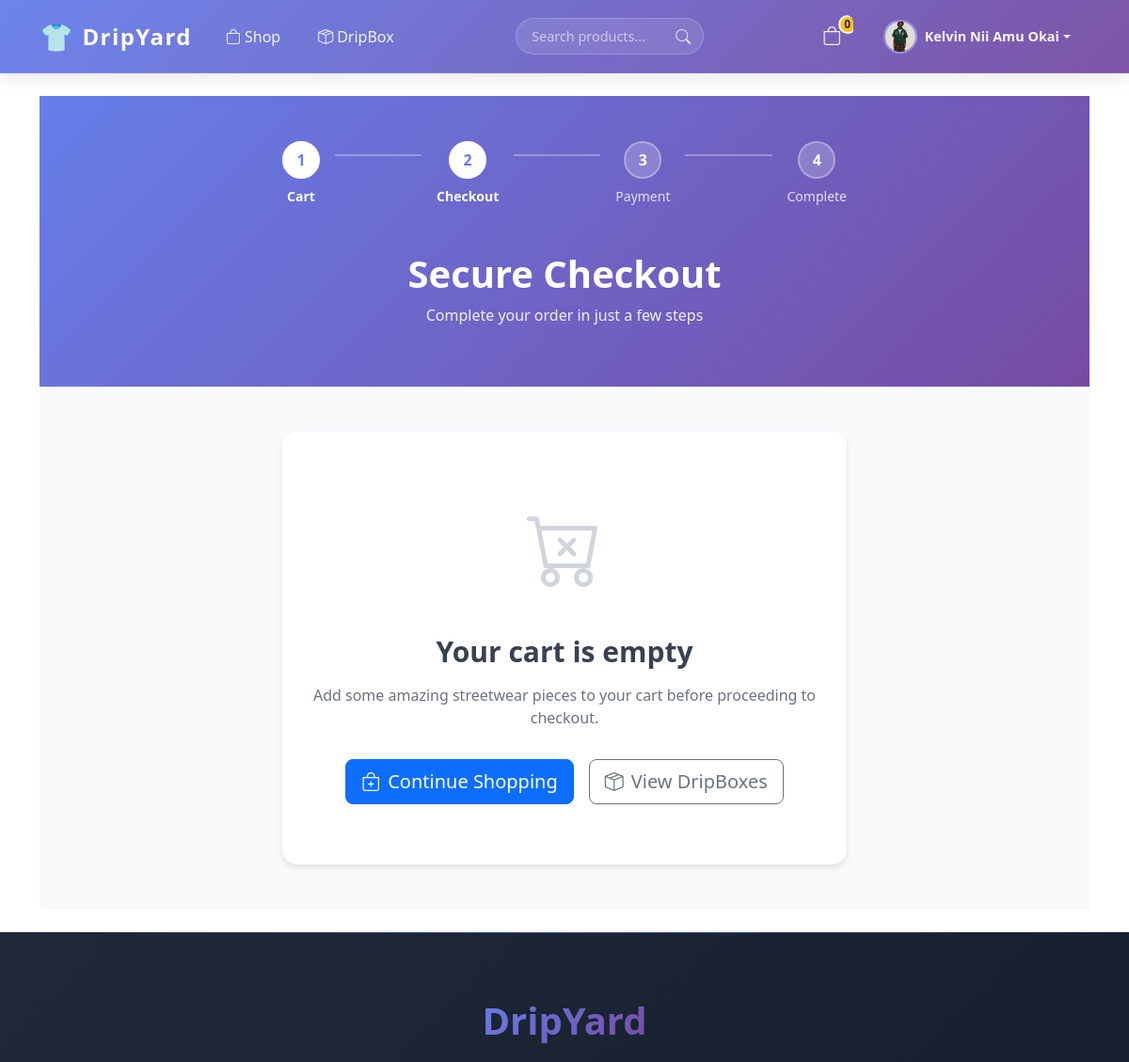
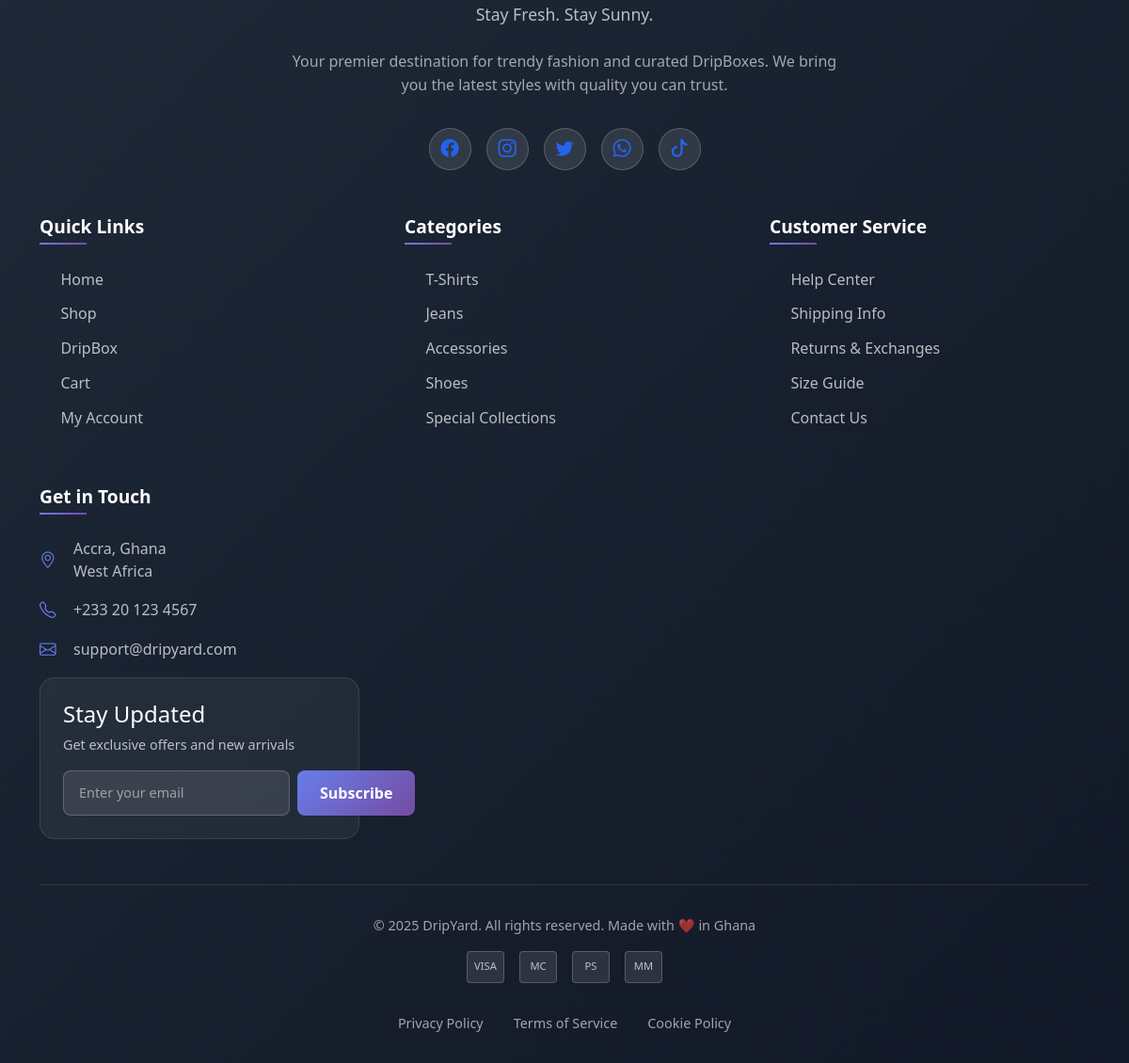
/checkout.php (signed in), run on the app's committed database (2 pictures, top to bottom).
### tables this page shows
CREATE TABLE `users` (
  `id` int(10) UNSIGNED NOT NULL,
  `name` varchar(255) NOT NULL,
  `email` varchar(255) NOT NULL,
  `password` varchar(255) NOT NULL,
  `profile_image` varchar(255) DEFAULT NULL,
  `role` varchar(20) NOT NULL DEFAULT 'customer',
  `created_at` timestamp NOT NULL DEFAULT current_timestamp()
);

### backend/db.php (called while the page is built, shortened)
<?php
function getPDO(): PDO
{
    static $pdo = null;
    if ($pdo === null) {
        $dsn = 'mysql:host=' . DB_HOST . ';dbname=' . DB_NAME . ';charset=utf8mb4';
        try {
            $pdo = new PDO($dsn, DB_USER, DB_PASS, [
                PDO::ATTR_ERRMODE => PDO::ERRMODE_EXCEPTION,
                PDO::ATTR_DEFAULT_FETCH_MODE => PDO::FETCH_ASSOC,
            ]);
        } catch (PDOException $e) {
            die('Database connection failed: ' . $e->getMessage());
        }
    }
    return $pdo;
}
function cartDbAvailable(PDO $pdo): bool
{
    static $available = null;
    if ($available !== null) {
        return $available;
    }
    try {
        $available = true;
    } catch (Throwable $e) {
        $available = false;
    }
    return $available;
}
function loadUserCart(int $userId): array
{
    $pdo = getPDO();
    $stmt = $pdo->prepare('SELECT item_type, product_id, box_id, quantity FROM cart_items WHERE user_id = ?');
    $stmt->execute([$userId]);
    $rows = $stmt->fetchAll();
    $cart = [];
    return $cart;
}
function getCart(): array
{
    $userId = isset($_SESSION['user_id']) ? (int)$_SESSION['user_id'] : 0;
    if ($userId > 0) {
        try {
            return loadUserCart($userId);
        } catch (Throwable $e) {
        }
    }
    return $_SESSION['cart'];
}
function getCartItemCount(): int
{
    $cart = getCart();
    $count = 0;
    return $count;
}

### backend/auth.php (called while the page is built, shortened)
<?php
require_once __DIR__ . '/db.php';
function getCurrentUser(): ?array
{
    static $cachedUser = null;
    if ($cachedUser !== null) {
        return $cachedUser;
    }
    $pdo = getPDO();
    $stmt = $pdo->prepare('SELECT id, name, email, role, profile_image, created_at FROM users WHERE id = ? LIMIT 1');
    $stmt->execute([$_SESSION['user_id']]);
    $user = $stmt->fetch();
    $cachedUser = $user;
    return $cachedUser;
}
function requireLogin(): void
{
    if (!getCurrentUser()) {
        header('Location: login.php');
        exit;
    }
}

### public/checkout.php (the view, shortened to what this page needs)
<?php
$basePath = '..';
require_once __DIR__ . '/../backend/db.php';
require_once __DIR__ . '/../backend/auth.php';
requireLogin();
$products = [];
$boxes = [];
include __DIR__ . '/partials/header.php';
?>
<section class="checkout-header">
    <div class="container">
        <div class="checkout-progress">
            <div class="progress-step active">
                <div class="step-number">1</div>
                <div class="step-label">Cart</div>
            </div>
            <div class="progress-line"></div>
            <div class="progress-step active">
                <div class="step-number">2</div>
                <div class="step-label">Checkout</div>
            </div>
            <div class="progress-line"></div>
            <div class="progress-step">
                <div class="step-number">3</div>
                <div class="step-label">Payment</div>
            </div>
            <div class="progress-line"></div>
            <div class="progress-step">
                <div class="step-number">4</div>
                <div class="step-label">Complete</div>
            </div>
        </div>
        <h1 class="checkout-title">Secure Checkout</h1>
        <p class="checkout-subtitle">Complete your order in just a few steps</p>
    </div>
</section>
<section class="checkout-content">
    <div class="container">
        <?php if (empty($cart) || (empty($products) && empty($boxes))): ?>
            <div class="empty-checkout">
                <div class="empty-checkout-icon">
                    <i class="bi bi-cart-x"></i>
                </div>
                <h2>Your cart is empty</h2>
                <p>Add some amazing streetwear pieces to your cart before proceeding to checkout.</p>
                <div class="empty-checkout-actions">
                    <a href="shop.php" class="btn btn-primary btn-lg">
                        <i class="bi bi-bag-plus me-2"></i>Continue Shopping
                    </a>
                    <a href="dripbox.php" class="btn btn-outline-secondary btn-lg">
                        <i class="bi bi-box-seam me-2"></i>View DripBoxes
                    </a>
                </div>
            </div>
        <?php endif; ?>
    </div>
</section>
<?php include __DIR__ . '/partials/footer.php'; ?>

### public/partials/navbar.php (shortened to what this page needs)
<nav class="navbar navbar-expand-lg navbar-dripyard navbar-light">
    <div class="container">
        <a class="navbar-brand d-flex align-items-center" href="<?php echo $basePath; ?>/public/index.php">
            DripYard
        </a>
        <div class="collapse navbar-collapse" id="dripyardNav">
            <ul class="navbar-nav me-auto mb-2 mb-lg-0">
                <li class="nav-item">
                    <a class="nav-link <?php echo basename($_SERVER['PHP_SELF']) === 'shop.php' ? 'active' : ''; ?>"
                       href="<?php echo $basePath; ?>/public/shop.php">
                        <i class="bi bi-bag me-1"></i>Shop
                    </a>
                </li>
                <li class="nav-item">
                    <a class="nav-link <?php echo basename($_SERVER['PHP_SELF']) === 'dripbox.php' ? 'active' : ''; ?>"
                       href="<?php echo $basePath; ?>/public/dripbox.php">
                        <i class="bi bi-box-seam me-1"></i>DripBox
                    </a>
                </li>
            </ul>
            <div class="navbar-search d-none d-lg-block">
                <input type="text" placeholder="Search products..." id="navbarSearch">
                <button type="button" onclick="performSearch()">
                    <i class="bi bi-search"></i>
                </button>
            </div>
            <ul class="navbar-nav ms-auto mb-2 mb-lg-0 align-items-lg-center">
                <li class="nav-item me-2 d-none d-lg-block">
                    <a class="nav-link nav-icon-link position-relative" href="<?php echo $basePath; ?>/public/cart.php" aria-label="Shopping Cart">
                        <i class="bi bi-bag"></i>
                        <span class="badge rounded-pill badge-cart-count" id="cart-count"><?php echo (int)$cartCount; ?></span>
                    </a>
                </li>
                <?php if ($currentUser): ?>
                    <li class="nav-item dropdown">
                        <a class="nav-link dropdown-toggle d-flex align-items-center" href="#" role="button" data-bs-toggle="dropdown" aria-expanded="false">
                            <div class="navbar-avatar me-2">
                                <?php if ($currentUser['profile_image']): ?>
                                    <img src="<?php echo $basePath; ?>/assets/images/profiles/<?php echo htmlspecialchars($currentUser['profile_image']); ?>"
                                         alt="Profile" class="navbar-avatar-img">
                                <?php else: ?>
                                    <div class="navbar-avatar-placeholder">
                                        <?php echo strtoupper(substr($currentUser['name'], 0, 1)); ?>
                                    </div>
                                <?php endif; ?>
                            </div>
                            <span class="navbar-user-name"><?php echo htmlspecialchars($currentUser['name']); ?></span>
                        </a>
                    </li>
                <?php endif; ?>
            </ul>
        </div>
    </div>
</nav>

### assets/css/styles.css (style rules this page uses)
:root { --sunny-yellow: #0b1120; --sunny-orange: #2563eb; --sunny-beige: #f3f4f6; --sunny-white: #ffffff; --sunny-dark: #111827; }
body { font-family: system-ui, -apple-system, BlinkMacSystemFont, 'Segoe UI', sans-serif; background-color: var(--sunny-white); color: var(--sunny-dark); }
.navbar-dripyard { background: linear-gradient(90deg, var(--sunny-yellow), var(--sunny-orange)); }
.navbar-dripyard .navbar-brand { font-weight: 700; letter-spacing: 0.06em; }
.navbar-dripyard .nav-link { color: var(--sunny-white); font-weight: 500; }
.nav-icon-link { display: inline-flex; align-items: center; justify-content: center; padding-inline: 0.2rem; }
.nav-icon-link .bi { font-size: 1.25rem; }
.badge-cart-count { background-color: var(--sunny-dark); color: var(--sunny-white); font-size: 0.7rem; min-width: 1.3rem; padding-inline: 0.25rem; }
.nav-icon-link .badge-cart-count { position: absolute; top: 0; right: -0.25rem; }

### public/partials/navbar.php (style rules this page uses)
.navbar-dripyard { background: linear-gradient(135deg, rgba(102, 126, 234, 0.95) 0%, rgba(118, 75, 162, 0.95) 100%); backdrop-filter: blur(10px); box-shadow: 0 4px 20px rgba(0, 0, 0, 0.1); border-bottom: 1px solid rgba(255, 255, 255, 0.1); padding: 0.75rem 0; transition: all 0.3s ease; position: relative; z-index: 1030; }
.navbar-brand { font-size: 1.5rem; font-weight: 700; color: white !important; text-decoration: none; display: flex; align-items: center; gap: 0.5rem; transition: all 0.3s ease; }
.navbar-brand::before { content: '👕'; font-size: 1.8rem; animation: bounce 2s infinite; }
.navbar-nav .nav-link { color: rgba(255, 255, 255, 0.9) !important; font-weight: 500; padding: 0.5rem 1rem !important; margin: 0 0.25rem; border-radius: 0.5rem; transition: all 0.3s ease; position: relative; overflow: hidden; }
.navbar-nav .nav-link::before { content: ''; position: absolute; top: 0; left: -100%; width: 100%; height: 100%; background: linear-gradient(90deg, transparent, rgba(255, 255, 255, 0.2), transparent); transition: left 0.5s ease; }
.nav-icon-link { color: rgba(255, 255, 255, 0.9) !important; font-size: 1.2rem; padding: 0.5rem !important; border-radius: 50%; width: 45px; height: 45px; display: flex; align-items: center; justify-content: center; transition: all 0.3s ease; position: relative; }
.badge-cart-count { position: absolute; top: 0; right: 0; background: #fbbf24; color: #1f2937; font-size: 0.75rem; font-weight: 700; min-width: 20px; height: 20px; border-radius: 50%; display: flex; align-items: center; justify-content: center; border: 2px solid rgba(255, 255, 255, 0.9); animation: pulse 2s infinite; }
.navbar-avatar { width: 36px; height: 36px; border-radius: 50%; overflow: hidden; border: 2px solid rgba(255, 255, 255, 0.3); background: linear-gradient(135deg, #667eea 0%, #764ba2 100%); display: flex; align-items: center; justify-content: center; position: relative; transition: all 0.3s ease; }
.navbar-avatar-img { width: 100%; height: 100%; object-fit: cover; }
.navbar-user-name { color: rgba(255, 255, 255, 0.95); font-weight: 600; font-size: 0.9rem; }
.navbar-search { position: relative; margin: 0 1rem; }
.navbar-search input { background: rgba(255, 255, 255, 0.1); border: 1px solid rgba(255, 255, 255, 0.2); border-radius: 2rem; padding: 0.5rem 2.5rem 0.5rem 1rem; color: white; font-size: 0.9rem; width: 200px; transition: all 0.3s ease; }
.navbar-search input::placeholder { color: rgba(255, 255, 255, 0.6); }
.navbar-search button { position: absolute; right: 0.5rem; top: 50%; transform: translateY(-50%); background: none; border: none; color: rgba(255, 255, 255, 0.8); cursor: pointer; }

### data on the page
users: profile_image (picture), name "Kelvin Nii Amu Okai"

### other printed values
$cartCount "0"
